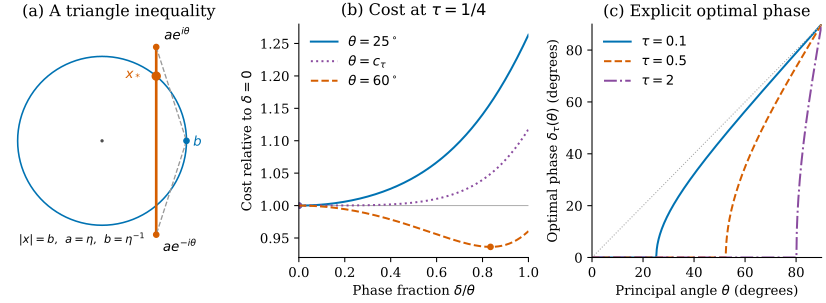

The script that saved this image:
"""Render the exact smoothed transport formulas and their circle geometry.

The curves illustrate the proved formulas; numerical plotting is not proof
evidence. Run from any directory with NumPy and Matplotlib installed.
"""
from pathlib import Path

import matplotlib

matplotlib.use("Agg")
import matplotlib.pyplot as plt
import numpy as np


def radius(tau):
    return (tau + np.sqrt(tau * tau + 4)) / 2


def phase(tau, theta):
    return np.arccos(np.clip(radius(tau) ** 2 * np.cos(theta), -1, 1))


def cost(tau, theta, delta):
    return (
        np.sqrt(tau * tau + 2 - 2 * np.cos(theta + delta))
        + np.sqrt(tau * tau + 2 - 2 * np.cos(theta - delta))
        - 2 * tau
    )


plt.rcParams.update(
    {"font.family": "DejaVu Serif", "font.size": 10,
     "axes.spines.top": False, "axes.spines.right": False,
     "pdf.fonttype": 42, "svg.fonttype": "none"}
)
blue, orange, purple = "#0072B2", "#D55E00", "#8A4B9F"
fig, axes = plt.subplots(1, 3, figsize=(8.6, 3.15), layout="constrained")

# The minimizing circle point lies on the segment between the two foci.
tau, theta = 0.25, np.pi / 3
a, b = radius(tau), 1 / radius(tau)
u = a * np.exp(1j * theta)
v = np.conj(u)
x = b * np.exp(1j * phase(tau, theta))
ax = axes[0]
t = np.linspace(0, 2 * np.pi, 501)
ax.plot(b * np.cos(t), b * np.sin(t), color=blue, linewidth=1.2)
ax.plot([u.real, v.real], [u.imag, v.imag], color=orange, linewidth=2)
ax.plot([u.real, b, v.real], [u.imag, 0, v.imag], "--", color="0.6", linewidth=1)
ax.plot([u.real, v.real], [u.imag, v.imag], "o", color=orange, markersize=4)
ax.plot(x.real, x.imag, "o", color=orange, markersize=6)
ax.plot(b, 0, "o", color=blue, markersize=4)
ax.plot(0, 0, ".", color="0.3", markersize=3)
ax.annotate(r"$ae^{i\theta}$", (u.real, u.imag), xytext=(6, 5), textcoords="offset points")
ax.annotate(r"$ae^{-i\theta}$", (v.real, v.imag), xytext=(5, -13), textcoords="offset points")
ax.annotate(r"$x_*$", (x.real, x.imag), xytext=(-23, -2), textcoords="offset points", color=orange)
ax.annotate(r"$b$", (b, 0), xytext=(5, -4), textcoords="offset points", color=blue)
ax.text(-0.87, -1.08, r"$|x|=b$,  $a=\eta$,  $b=\eta^{-1}$", fontsize=8.5)
ax.set(aspect="equal", xlim=(-1, 1.35), ylim=(-1.22, 1.22),
       title="(a) A triangle inequality")
ax.set_xticks([])
ax.set_yticks([])
ax.spines[["left", "bottom"]].set_visible(False)

ax = axes[1]
fractions = np.linspace(0, 1, 501)
critical_degrees = np.degrees(np.arccos(radius(tau) ** -2))
for degrees, color, style, label in [
    (25, blue, "-", r"$\theta=25^\circ$"),
    (critical_degrees, purple, ":", r"$\theta=c_\tau$"),
    (60, orange, "--", r"$\theta=60^\circ$"),
]:
    angle = np.radians(degrees)
    values = cost(tau, angle, fractions * angle) / cost(tau, angle, 0)
    ax.plot(fractions, values, color=color, linestyle=style,
            label=label)
    delta = phase(tau, angle)
    ax.plot(delta / angle, cost(tau, angle, delta) / cost(tau, angle, 0),
            "o", color=color, markersize=4)
ax.axhline(1, color="0.65", linewidth=0.7, zorder=0)
ax.set(xlim=(0, 1), xlabel=r"Phase fraction $\delta/\theta$",
       ylabel=r"Cost relative to $\delta=0$", title=r"(b) Cost at $\tau=1/4$")
ax.legend(frameon=False, loc="upper left")

ax = axes[2]
angles = np.radians(np.linspace(0, 90, 1001))
for smoothing, color, style in [(0.1, blue, "-"), (0.5, orange, "--"), (2, purple, "-.")]:
    cutoff = np.arccos(radius(smoothing) ** -2)
    sample = np.sort(np.append(angles, cutoff))
    ax.plot(np.degrees(sample), np.degrees(phase(smoothing, sample)), color=color,
            linestyle=style, label=rf"$\tau={smoothing:g}$")
ax.plot([0, 90], [0, 90], ":", color="0.65", linewidth=0.8)
ax.set(xlim=(0, 90), ylim=(0, 90), xlabel=r"Principal angle $\theta$ (degrees)",
       ylabel=r"Optimal phase $\delta_\tau(\theta)$ (degrees)", title="(c) Explicit optimal phase")
ax.legend(frameon=False, loc="upper left")

output = Path(__file__).resolve().parent
for extension in ("pdf", "svg"):
    artifact = output / f"smoothed_transport_diagram.{extension}"
    fig.savefig(artifact)
    if extension == "svg":
        artifact.write_text("\n".join(line.rstrip() for line in artifact.read_text().splitlines()) + "\n")
